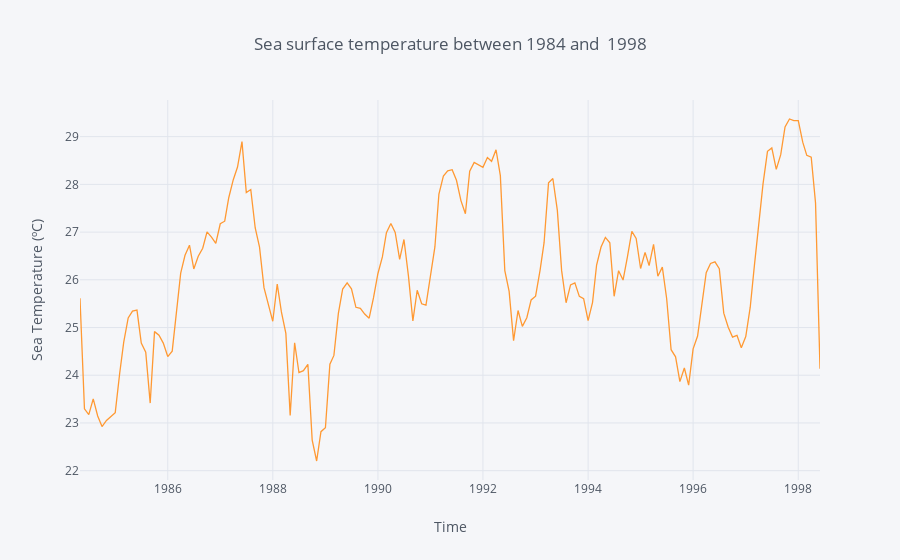

Notebook cell for this chart:
### Markdown cell above
#### Finally, we plot the cleaned and ready-to-analyze data

### Code cell
y_rev.iplot(kind='line', xTitle='Time',
           yTitle='Sea Temperature (ºC)', title='Sea surface temperature between 1984 and  1998')

### Figure 1 — Plotly figure (JSON) as saved in the notebook; plotly's stock layout.template omitted (floating-point values rounded to 4 significant figures; data arrays with more than 128 entries replaced by an {"elided": "..."} marker saying what was removed)
{"data": [{"line": {"color": "rgba(255, 153, 51, 1.0)", "dash": "solid", "shape": "linear", "width": 1.3}, "mode": "lines", "name": "s.s.temp.", "text": "", "type": "scatter", "uid": "f8e47af3-83bd-4d5f-b16d-efd195b0cb7f", "x": {"elided": "170 str values"}, "y": {"elided": "170 float values"}}], "layout": {"legend": {"bgcolor": "#F5F6F9", "font": {"color": "#4D5663"}}, "paper_bgcolor": "#F5F6F9", "plot_bgcolor": "#F5F6F9", "title": {"font": {"color": "#4D5663"}, "text": "Sea surface temperature between 1984 and  1998"}, "xaxis": {"gridcolor": "#E1E5ED", "showgrid": true, "tickfont": {"color": "#4D5663"}, "title": {"font": {"color": "#4D5663"}, "text": "Time"}, "zerolinecolor": "#E1E5ED"}, "yaxis": {"gridcolor": "#E1E5ED", "showgrid": true, "tickfont": {"color": "#4D5663"}, "title": {"font": {"color": "#4D5663"}, "text": "Sea Temperature (ºC)"}, "zerolinecolor": "#E1E5ED"}}}
